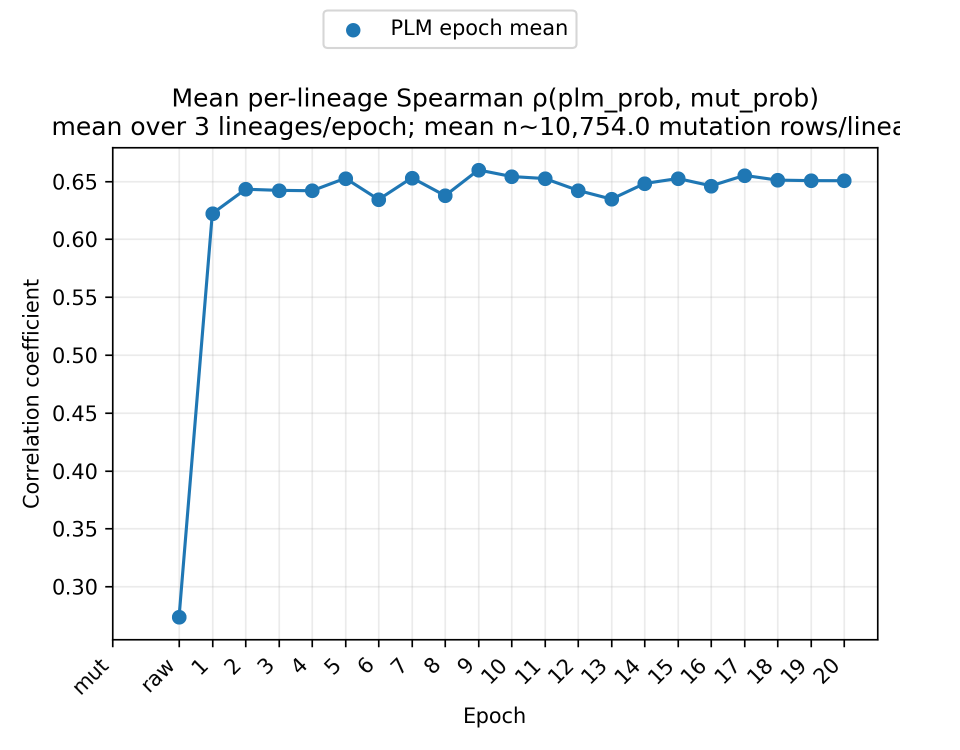
#> input picture data/frozen_panels/fig2c_plm_epoch.png, 1920 x 1500 px (shown at 1/2 size)
$ python -i digitise_epoch_curve.py   (imports and definitions only)
#> lines starting #> are read from the running program, lines starting #| are printed output that depends on the picture; after the words box and inside, x2 and y2 are one past the last pixel; in counts of white or black regions, pixels touching at a corner belong together
"""PROVENANCE ONLY — Recover the plotted values of the frozen Figure 2C epoch curve from its raster.

Figure 2C has been regenerated from a real per-epoch run (dev/fig02c_epoch_run/)
evaluated on the primary lineage J.2_int across fine-tuning epochs. This tool is retired
to provenance-only and retained for historical record and comparison against the published raster.

Panel 2C was published as a picture: a mean Spearman correlation at "raw" and at each of 20
fine-tuning epochs. The table behind it does not exist anywhere (every epoch table in the
repository holds only the raw and final model, and the run that produced the 20-epoch series
is gone), and the panel cannot be redrawn without its numbers. So they are read back off the
picture, the way one digitises any published figure:

* the markers are the filled blue discs, found by opening the blue mask with a disc larger than
  the line is thick (the line vanishes, the markers stay) and taking each component's centroid;
* the y axis is calibrated from the tick marks on the left axis, whose labels are 0.30 to 0.65
  in steps of 0.05 (``Y_TICK_VALUES``; read from the image, and the tool stops unless it finds
  exactly that many ticks, evenly spaced);
* the x position of each marker is matched to the x tick marks, so a marker cannot be assigned
  to the wrong epoch.

A pixel is 0.0004 of a correlation here, so the values are good to a few 1e-4: the table carries
four decimals and says where it came from. They are **means over three lineages**, as the
original panel was; the lineages are pseudo-replicates (scored at the same sites), so the mean
is a smoothing of what one of them would give, not an independent estimate.

    python tools/digitise_epoch_curve.py \\
        --src data/frozen_panels/fig2c_plm_epoch.png \\
        --dst data/frozen_panels/fig2c_epoch_values.tsv
"""

from __future__ import annotations

import argparse
import sys
from pathlib import Path

import numpy as np
import pandas as pd
from PIL import Image
from scipy import ndimage

REPO = Path(__file__).resolve().parents[1]

Y_TICK_VALUES = np.round(np.arange(0.30, 0.6501, 0.05), 2)   # the labels on the left axis
N_X_TICKS = 22                  # "mut", "raw", then epochs 1 to 20; the curve starts on "raw"
N_POINTS = 21                   # "raw" and epochs 1 to 20
CURVE_BLUE = (31, 119, 180)
CURVE_TOLERANCE = 60            # colour distance for the blue mask (anti-aliased edges included)
DARK = 120
OPEN_RADIUS = 9                 # larger than the line's half thickness, smaller than a marker's radius
SOURCE = "digitised from data/frozen_panels/fig2c_plm_epoch.png"


def _runs(indices: np.ndarray, gap: int = 1) -> list[list[int]]:
    groups: list[list[int]] = []
    for i in indices:
        if groups and i - groups[-1][-1] <= gap:
            groups[-1].append(int(i))
        else:
            groups.append([int(i)])
    return groups


def find_frame(rgb: np.ndarray) -> tuple[int, int, int]:
    """Row of the bottom axis line, row of the top, column of the left axis line."""
    dark = rgb.mean(axis=2) < DARK
    rows = np.where(dark.sum(axis=1) > 0.6 * rgb.shape[1])[0]
    if len(rows) < 2:
        raise ValueError("no plot frame found: expected long dark rows for the top and bottom axes")
    top, bottom = int(rows.min()), int(rows.max())
    cols = np.where(dark[top:bottom].sum(axis=0) > 0.8 * (bottom - top))[0]
    if not len(cols):
        raise ValueError("no left axis line found")
    return bottom, top, int(cols.min())


def x_ticks(rgb: np.ndarray, bottom: int) -> list[int]:
    band = (rgb[bottom + 3: bottom + 11].mean(axis=2) < DARK).all(axis=0)
    ticks = [int(np.mean(g)) for g in _runs(np.where(band)[0])]
    if len(ticks) != N_X_TICKS:
        raise ValueError(f"expected {N_X_TICKS} x tick marks, found {len(ticks)}")
    return ticks


def y_calibration(rgb: np.ndarray, top: int, bottom: int, left: int) -> tuple[float, float]:
    """(slope, intercept) of value = slope * row + intercept, from the left-axis tick marks."""
    band = (rgb[top:bottom, left - 11: left - 3].mean(axis=2) < DARK).all(axis=1)
    rows = [float(np.mean(g)) + top for g in _runs(np.where(band)[0])]
    if len(rows) != len(Y_TICK_VALUES):
        raise ValueError(f"expected {len(Y_TICK_VALUES)} y tick marks, found {len(rows)}")
    steps = np.diff(rows)
    if np.abs(steps - np.median(steps)).max() > 2:
        raise ValueError(f"y ticks are not evenly spaced: {steps.tolist()}")
    slope, intercept = np.polyfit(rows, Y_TICK_VALUES[::-1], 1)    # top tick is the largest value
    return float(slope), float(intercept)


def markers(rgb: np.ndarray, top: int, bottom: int, left: int) -> list[tuple[float, float]]:
    """Centroids (x, y) of the marker discs inside the plot, left to right."""
    inside = rgb[top + 3: bottom - 2, left + 3:].astype(int)
    mask = np.abs(inside - np.array(CURVE_BLUE)).sum(axis=2) < CURVE_TOLERANCE
    yy, xx = np.mgrid[-OPEN_RADIUS: OPEN_RADIUS + 1, -OPEN_RADIUS: OPEN_RADIUS + 1]
    kept = ndimage.binary_opening(mask, structure=(xx ** 2 + yy ** 2) <= OPEN_RADIUS ** 2)
    labels, n = ndimage.label(kept)
    if n != N_POINTS:
        raise ValueError(f"expected {N_POINTS} markers, found {n}")
    centres = ndimage.center_of_mass(kept, labels, range(1, n + 1))
    return sorted((float(cx) + left + 3, float(cy) + top + 3) for cy, cx in centres)


def digitise(src: Path) -> pd.DataFrame:
    rgb = np.array(Image.open(src).convert("RGB"))
    bottom, top, left = find_frame(rgb)
#> in find_frame, `dark = rgb.mean(axis=2) < DARK`:
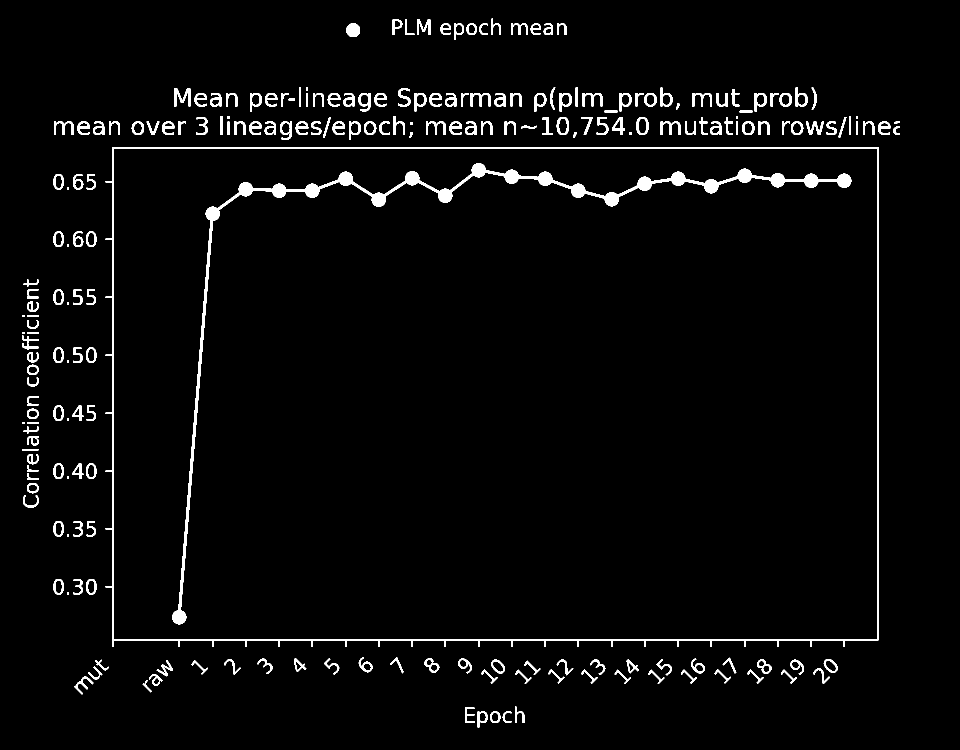
#> dark: shape (1500, 1920) bool (shown at 1/2 size); 3.1% white; 219 white regions, largest, box (x1, y1, x2, y2) and area: (344, 326, 1703, 1249) 22110, (211, 294, 1757, 1294) 16254, (693, 47, 720, 74) 609
#> in find_frame, `rows = np.where(dark.sum(axis=1) > 0.6 * rgb.shape[1])[0]`: rows = [294, 295, 296, 1278, 1279, 1280]
#> in find_frame, `top, bottom = int(rows.min()), int(rows.max())`: top = 294; bottom = 1280
#> in find_frame, `cols = np.where(dark[top:bottom].sum(axis=0) > 0.8 * (bottom - top))[0]`: cols = [224, 225, 226, 1754, 1755, 1756]
#> bottom = 1280; top = 294; left = 224
    ticks = x_ticks(rgb, bottom)
#> the loop in _runs, `for i in indices:` made 66 passes
#> i on passes 1 to 12: 224, 225, 226, 357, 358, 359, 424, 425, 426, 490, 491, 492
#> after the loop in _runs, `for i in indices:`: groups = 22 items, first 6: [224, 225, 226], [357, 358, 359], [424, 425, 426], [490, 491, 492], [557, 558, 559], [623, 624, 625]
#> in x_ticks, `ticks = [int(np.mean(g)) for g in _runs(np.where(band)[0])]`: ticks = [225, 358, 425, 491, 558, 624, 691, 757, 824, 890, 957, 1023, 1090, 1156, 1223, 1289, 1356, 1422, 1489, 1555, 1622, 1688]
    slope, intercept = y_calibration(rgb, top, bottom, left)
#> the loop in _runs (call 2), `for i in indices:` made 24 passes
#> i on passes 1 to 12: 68, 69, 70, 183, 184, 185, 299, 300, 301, 415, 416, 417
#> in y_calibration, `rows = [float(np.mean(g)) + top for g in _runs(np.where(band)[0])]`: rows = [363, 478, 594, 710, 826, 942, 1057, 1173]
#> in y_calibration, `steps = np.diff(rows)`: steps = [115, 116, 116, 116, 116, 115, 116]
#> in y_calibration, `slope, intercept = np.polyfit(rows, Y_TICK_VALUES[::-1], 1)`: slope = -0.000432; intercept = 0.807
#> slope = -0.000432; intercept = 0.807
    pts = markers(rgb, top, bottom, left)
#> in markers, `inside = rgb[top + 3: bottom - 2, left + 3:].astype(int)`:
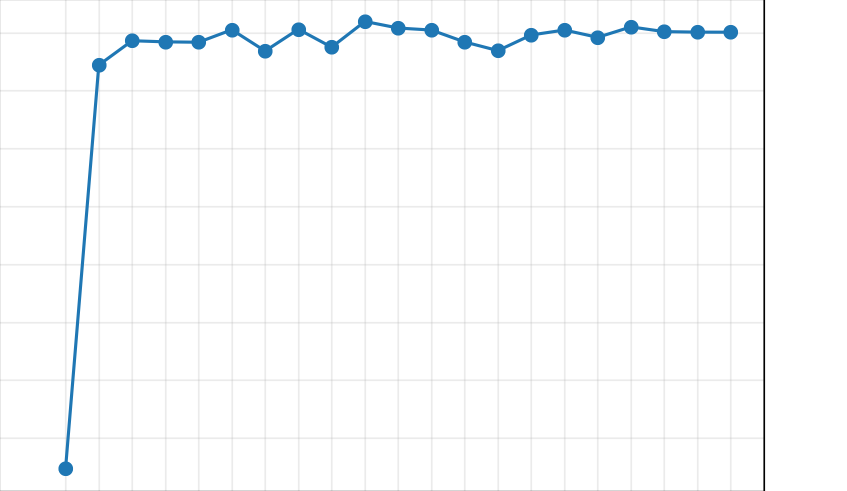
#> inside: shape (981, 1693, 3) int64 (shown at 1/2 size); mean R, G, B 249.9, 251.1, 252
#> in markers, `mask = np.abs(inside - np.array(CURVE_BLUE)).sum(axis=2) < CURVE_TOLER..`:
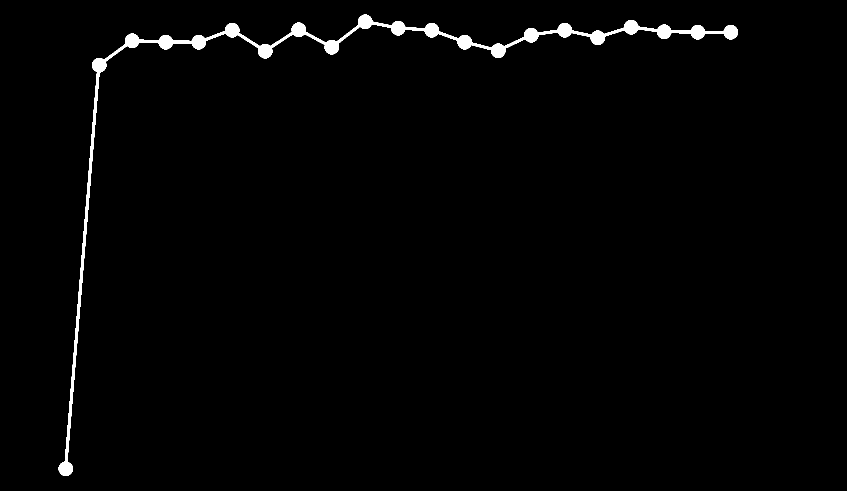
#> mask: shape (981, 1693) bool (shown at 1/2 size); 1.4% white; 1 white region, box (x1, y1, x2, y2) and area: (117, 29, 1476, 952) 22618
#> in markers, `kept = ndimage.binary_opening(mask, structure=(xx ** 2 + yy ** 2) <= O..`:
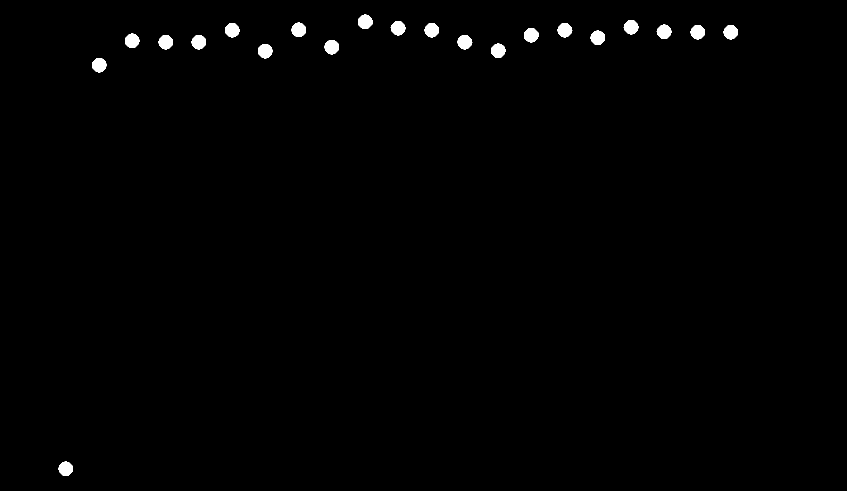
#> kept: shape (981, 1693) bool (shown at 1/2 size); 0.81% white; 21 white regions, largest, box (x1, y1, x2, y2) and area: (583, 45, 612, 74) 649, (649, 80, 678, 109) 649, (516, 88, 545, 117) 649
#> in markers, `labels, n = ndimage.label(kept)`: labels: shape (981, 1693) int32; 22 distinct labels, from 0 to 21
#> in markers, `labels, n = ndimage.label(kept)`: n = 21
#> in markers, `centres = ndimage.center_of_mass(kept, labels, range(1, n + 1))`: centres = 21 items, first 6: (43.09, 730), (54.02, 1261.9), (55.98, 795.9), (59.15, 597), (60.07, 464.1), (60, 863)
#> pts = 21 items, first 6: (358, 1234), (425.1, 426.9), (490.9, 378.1), (558, 381), (624.1, 380.9), (691.1, 357.1)
    raw_index = 1
    rows = []
    for k, (x, y) in enumerate(pts):
        tick = ticks[raw_index + k]
        if abs(x - tick) > 4:
            raise ValueError(f"marker {k} is {x - tick:+.1f} px from its tick: assigned to the wrong epoch?")
        rows.append(dict(epoch=k, label="raw" if k == 0 else str(k), x_px=round(x, 1), y_px=round(y, 1),
                         spearman_r=round(slope * y + intercept, 4), source=SOURCE))
#> this loop made 21 passes
#> (x, y, tick) on passes 1 to 12: (358, 1234, 358), (425.1, 426.9, 425), (490.9, 378.1, 491), (558, 381, 558), (624.1, 380.9, 624), (691.1, 357.1, 691), (757, 398.9, 757), (824, 356.1, 824), (890, 390.9, 890), (957, 340.1, 957), (1022.9, 353, 1023), (1090, 357, 1090)
#> after the loop, rows = 21 items
    return pd.DataFrame(rows)


def main(argv=None) -> int:
    parser = argparse.ArgumentParser(description=__doc__.split("\n\n")[0])
    parser.add_argument("--src", type=Path, default=REPO / "data/frozen_panels/fig2c_plm_epoch.png")
    parser.add_argument("--dst", type=Path, default=REPO / "data/frozen_panels/fig2c_epoch_values.tsv")
    args = parser.parse_args(argv)
    table = digitise(args.src)
    args.dst.parent.mkdir(parents=True, exist_ok=True)
    table.to_csv(args.dst, sep="\t", index=False)
    print(f"wrote {args.dst} ({len(table)} points; raw {table.spearman_r.iloc[0]:.4f}, "
          f"epoch 20 {table.spearman_r.iloc[-1]:.4f})")
    return 0


# [2 lines not run here, left out]

>>> result = digitise('../data/frozen_panels/fig2c_plm_epoch.png')
#> result = table of 21 rows and 6 columns
